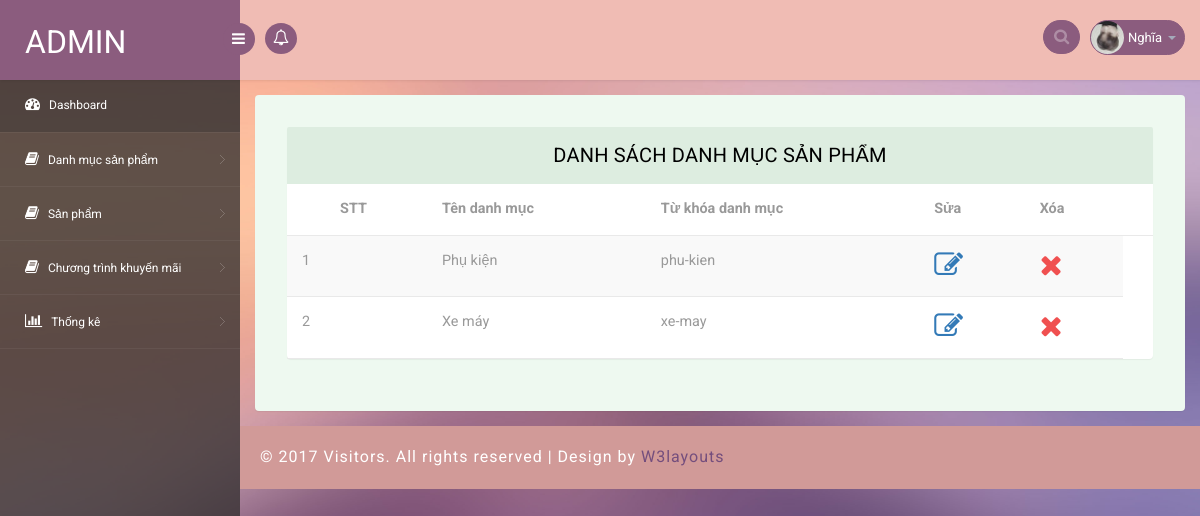
/admin/list-category.php (signed in), run on the app's committed database.
### tables this page shows
CREATE TABLE `tbl_category` (
  `cateId` int(11) NOT NULL,
  `cateName` varchar(255) NOT NULL,
  `cateDesc` varchar(255) NOT NULL,
  `cateSeo` varchar(255) NOT NULL
);

### lib/database.php (called while the page is built, shortened)
<?php
Class Database{
   public $host   = DB_HOST;
   public $user   = DB_USER;
   public $pass   = DB_PASS;
   public $dbname = DB_NAME;
   public $link;
private function connectDB(){
   $this->link = new mysqli($this->host, $this->user, $this->pass,
    $this->dbname);
 }
public function select($query){
  $result = $this->link->query($query) or
   die($this->link->error.__LINE__);
  if($result->num_rows > 0){
    return $result;
  } else {
    return false;
  }
 }
}

### classes/category.php (called while the page is built, shortened)
<?php
$filepath = realpath(dirname(__FILE__));
	include_once ($filepath.'/../lib/database.php');
?>
<?php
class category
{
	private $db;
	function __construct()
	{
		$this->db =new Database();
	}
		public function show_category(){
			$query="SELECT * FROM tbl_category order by cateId desc";
			$result=$this->db->select($query);
			return $result;
		}
	}
?>

### admin/list-category.php (the view, shortened to what this page needs)
<?php
        include "include/header.php";?>
<?php
        include "include/menu.php";?>
  <?php
  $class = new category();
?>
<section id="main-content">
	<section class="wrapper">
		<div class="table-agile-info">
  <div class="panel panel-default">
    <div class="panel-heading">
      Danh sách danh mục sản phẩm
    </div>
    <div class="table-responsive">
      <table class="table table-striped b-t b-light">
        <thead>
          <tr>
            <th style="width:20px;">
            </th>
            <th >STT</th>
            <th>Tên danh mục</th>
            <th>Từ khóa danh mục</th>
            <th>Sửa</th>
            <th>Xóa</th>
            <th style="width:30px;"></th>
          </tr>
        </thead>
        <tbody>
          <?php
              $show_cate=$class->show_category();
              if($show_cate){
                $i = 0;
                while ( $result = $show_cate->fetch_assoc() ) {
                  $i++;
          ?>
          <tr>
            <td><span class="text-center"><?php echo $i; ?></span></td>
            <td><label class="i-checks m-b-none"><i></i></label></td>
            <td><?php echo $result['cateName'] ; ?></td>
            <td><span class="text-ellipsis"><?php echo $result['cateSeo'] ;?></span></td>
            <td>
              <a href="edit-category.php?cateId=<?php echo  $result['cateId'] ; ?>" class="active" ui-toggle-class=""><i class="fa fa-pencil-square-o fa-2x" aria-hidden="true"></i> </a></td>
             <td><a href="?cateId=<?php echo  $result['cateId'] ; ?>"onclick="return confirm('Bạn có chắc là muốn xóa danh mục này không?')" class="active" ui-toggle-class=""><i class="fa fa-times text-danger text fa-2x"></i> </a></td>
          </tr>
         <?php
            }
              }
         ?>
        </tbody>
      </table>
    </div>
  </div>
</div>
</section>
</section>
<?php
        include "include/footer.php";?>

### admin/css/style.css (style rules this page uses)
html, body { font-family: 'Roboto', sans-serif; font-size: 100%; overflow-x: hidden; background: url(../images/bg.jpg) no-repeat 0px 0px; background-size:cover; }
body a { transition: 0.5s all ease; -webkit-transition: 0.5s all ease; -moz-transition: 0.5s all ease; -o-transition: 0.5s all ease; -ms-transition: 0.5s all ease; text-decoration:none; }
#main-content { margin-left:240px; -webkit-transition:all .3s ease-in-out; -moz-transition:all .3s ease-in-out; -o-transition:all .3s ease-in-out; transition:all .3s ease-in-out; }
.wrapper { display:inline-block; margin-top:80px; padding:15px; width:100%; }
.panel-heading { position: relative; height: 57px; line-height: 57px; letter-spacing: 0.2px; color: #000; font-size: 18px; font-weight: 400; padding: 0 16px; background:#ddede0; border-top-right-radius: 2px; border-top-left-radius: 2px; text-transform: uppercase; text-align: center; }
.panel { border: none ! important; }
.table>thead>tr>th { border-bottom: 1px solid #e1ab91 ! important; }
.table>tbody>tr>td, .table>tbody>tr>th, .table>tfoot>tr>td, .table>tfoot>tr>th, .table>thead>tr>td, .table>thead>tr>th { border-bottom: 1px solid #e9e9e9 ! important; }
.table > thead > tr > th, .table > tbody > tr > th, .table > tfoot > tr > th, .table > thead > tr > td, .table > tbody > tr > td, .table > tfoot > tr > td { border-top: none !important; }
.table td, .table>tbody>tr>td, .table>tbody>tr>th, .table>tfoot>tr>td, .table>tfoot>tr>th, .table>thead>tr>td, .table>thead>tr>th { padding: 15px!important; }
.table > thead > tr > th, .table > tbody > tr > th, .table > tfoot > tr > th, .table > thead > tr > td, .table > tbody > tr > td, .table > tfoot > tr > td { font-size: 0.9em; color: #999; border-top: none !important; }
.table-agile-info { background: #eef9f0; padding: 2em; border-radius: 4px; -webkit-box-shadow: 0 1px 1px rgba(0,0,0,.05); box-shadow: 0 1px 1px rgba(0,0,0,.05); }
.panel-default>.panel-heading { color: #000000 ! important; background-color: #ddede0 ! important; border-color: #ddede0 ! important; font-size: 20px; }
.text-danger { color: #f05050; }

### data on the page
tbl_category: cateName "Phụ kiện", cateSeo "phu-kien"
tbl_category: cateName "Xe máy", cateSeo "xe-may"

### other printed values
Session::get('adminName') "Nghĩa"
